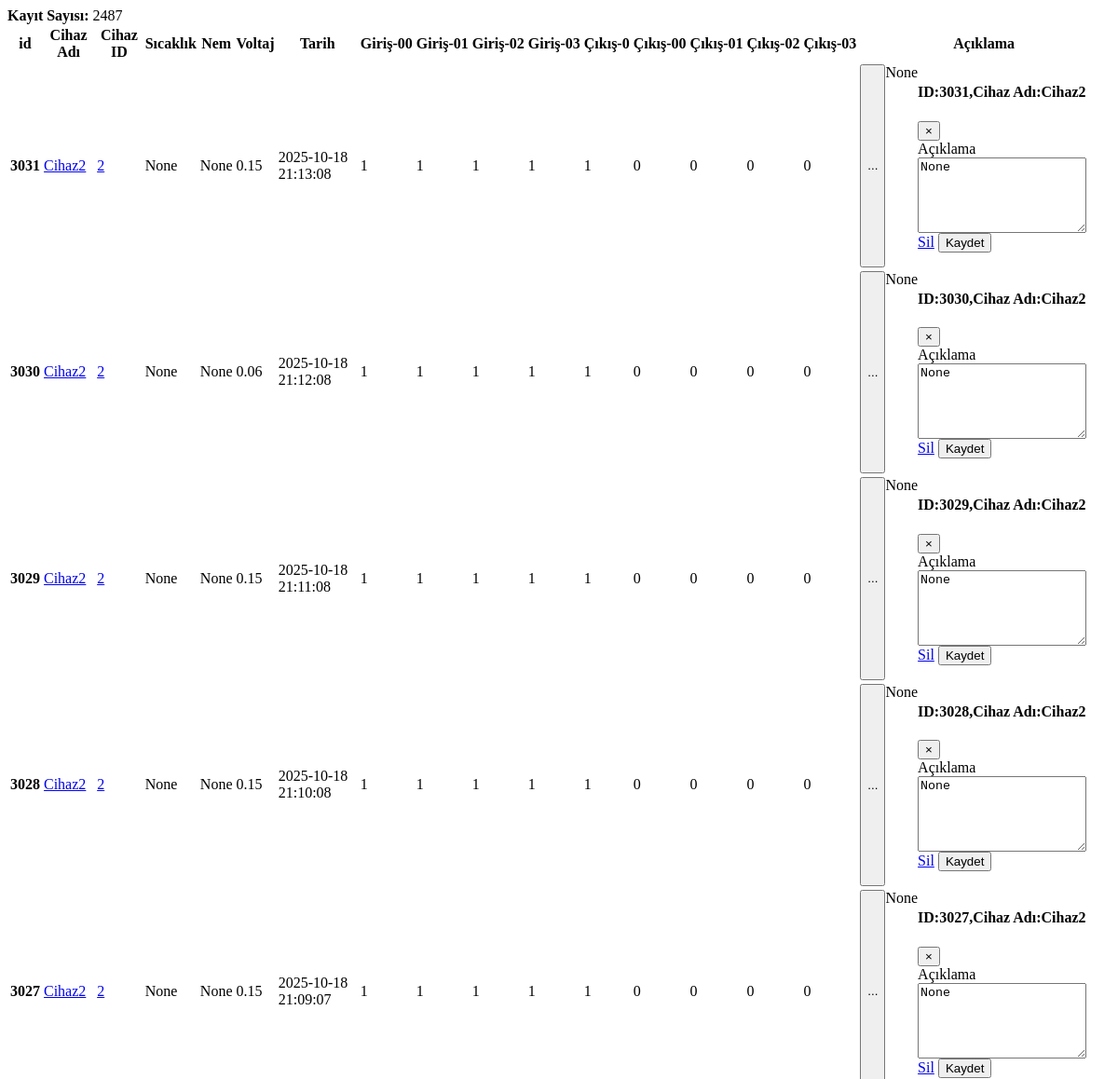
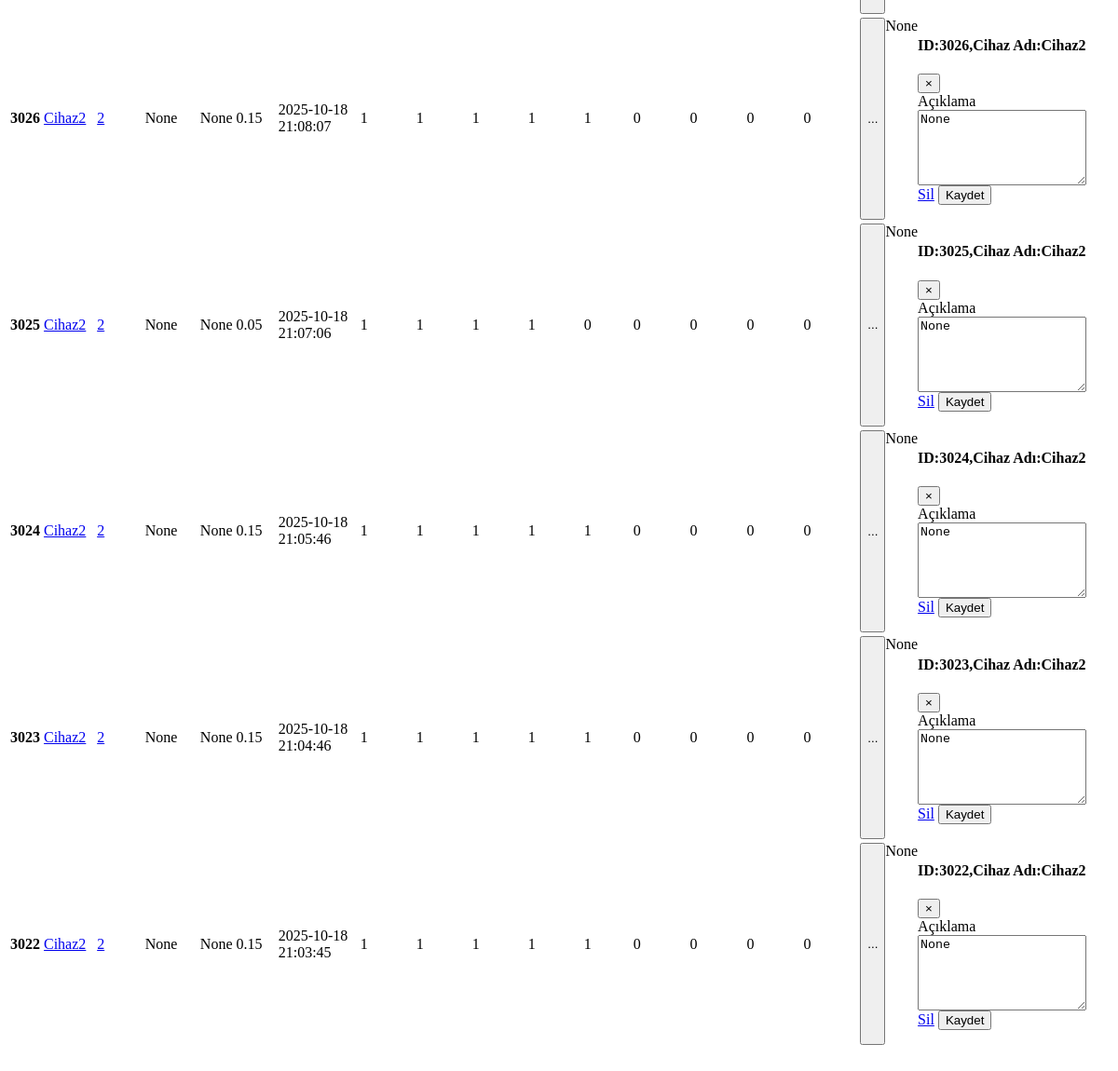
Page /tempList on the earlier database version (2 pictures, top to bottom).
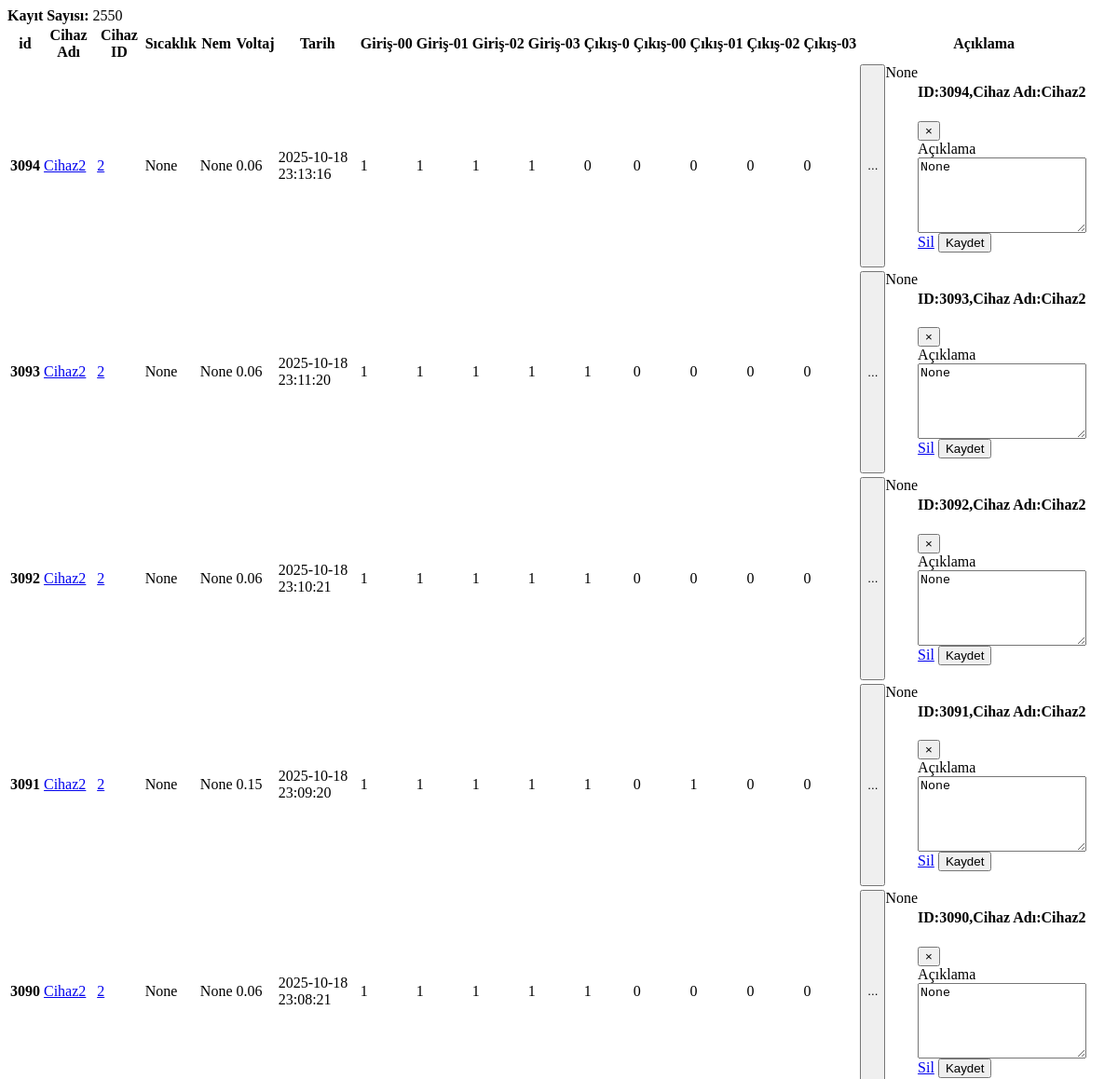
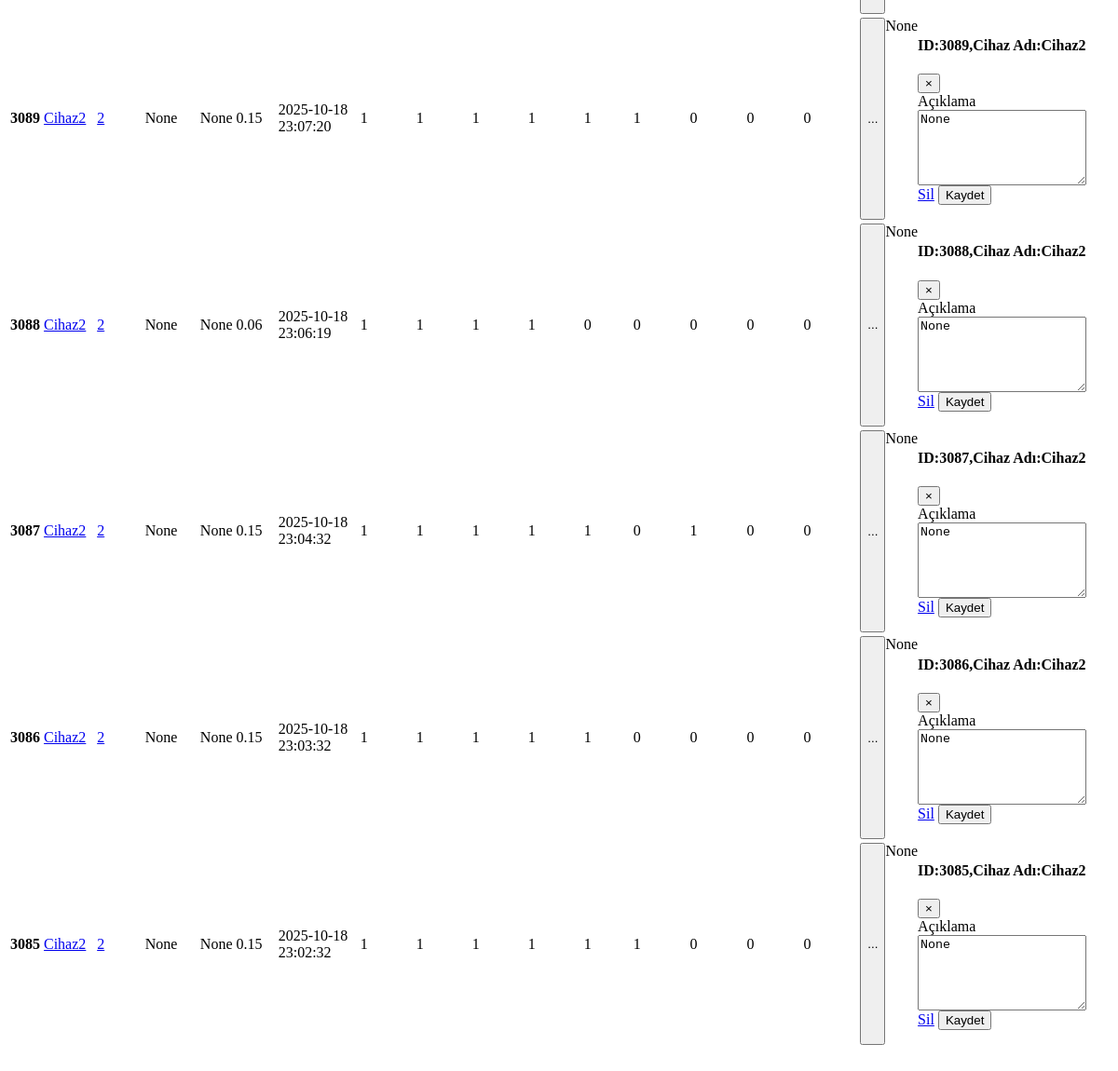
Same page on the later database version (2 pictures, top to bottom).
### app_monitor/models.py (models this page shows, shortened)
class Temperature(models.Model):
    id=models.BigAutoField(primary_key=True,db_column='ID')
    temperature=models.FloatField(blank=True,null=True)
    humidity=models.FloatField(blank=True,null=True)
    volcum=models.FloatField(blank=True,null=True)
    date=models.DateTimeField()
    mail=models.BooleanField(default=False)
    additionalText=models.CharField(blank=True,null=True, max_length=50)
    device_id=models.ForeignKey(Device,on_delete=models.CASCADE,null=True, blank=True)
    device_name=models.CharField(blank=True,null=True, max_length=50)
    cikis0=models.CharField(blank=True,null=True, max_length=5)
    cikis00=models.CharField(blank=True,null=True, max_length=5)
    cikis01=models.CharField(blank=True,null=True, max_length=5)
    cikis02=models.CharField(blank=True,null=True, max_length=5)
    cikis03=models.CharField(blank=True,null=True, max_length=5)
    input00=models.CharField(blank=True,null=True, max_length=1)
    input01=models.CharField(blank=True,null=True, max_length=1)
    input02=models.CharField(blank=True,null=True, max_length=1)
    input03=models.CharField(blank=True,null=True, max_length=1)
    tag_id=models.ForeignKey(RFID_Kisi,on_delete=models.CASCADE,null=True,blank=True)
    staff_name=models.CharField(blank=True,null=True, max_length=30)

class Device(models.Model):
    device_id=models.IntegerField(primary_key=True,db_column='ID')
    device_name=models.CharField(blank=True,null=True, max_length=20)
    device_ip=models.CharField(blank=True,null=True, max_length=20)
    device_port=models.IntegerField(blank=True,null=True)
    device_function=models.CharField(blank=True,null=True, max_length=20)
    device_state=models.BooleanField(blank=True,null=True,default=False) #241225
    def __str__(self):
        return(f"{self.device_id}")

### app_monitor/views.py (the view)
# urls.py: path('tempList',tempList,name="tempList"),
def tempList(request):
    tempsajax = Temperature.objects.order_by('-id')[:10]
    deviceAll = Temperature.objects.order_by('-id')
    kayit_sayisi_total_ajax = Temperature.objects.count()
    cihaz_isimleri_query=Temperature.objects.values("device_name").distinct()
    cihaz_isimleri=[]
    for cihaz in cihaz_isimleri_query:
        cihaz_isimleri.append(list(cihaz.values())[0]) #cihaz isimlerini dizi olarak elde ettik.
    print("Templist girdi....")
    paginator = Paginator(deviceAll, 10)  # Show 10 contacts per page.
    device_search_count = deviceAll.count()
    page_number = request.GET.get('page')
    devicePaginator = paginator.get_page(page_number)
    tempsajax = paginator.get_page(page_number)
    context=dict(
        tempsajax=tempsajax,
        devicePaginator=devicePaginator,
        kayit_sayisi_total_ajax=kayit_sayisi_total_ajax,
    )
    return render(request, 'app_monitor/temperature_ajax.html', context)

### app_monitor/templates/app_monitor/temperature_ajax.html (shortened to what this page needs)
<b>Kayıt Sayısı: </b>{{kayit_sayisi_total_ajax}} <br>
   <table class="table table-hover">
  <thead>
     <tr>
       <th scope="col">id</th>
       <th scope="col">Cihaz Adı</th>
       <th scope="col">Cihaz ID</th>
       <th scope="col">Sıcaklık</th>
       <th scope="col">Nem</th>
       <th scope="col">Voltaj</th>
       <th scope="col">Tarih</th>
       <th scope="col">Giriş-00</th>
       <th scope="col">Giriş-01</th>
       <th scope="col">Giriş-02</th>
       <th scope="col">Giriş-03</th>
       <th scope="col">Çıkış-0</th>
       <th scope="col">Çıkış-00</th>
       <th scope="col">Çıkış-01</th>
       <th scope="col">Çıkış-02</th>
       <th scope="col">Çıkış-03</th>
       <th scope="col">Açıklama</th>
     </tr>
   </thead>
 <tbody>
 {% for temp in devicePaginator %}
   <tr>
       {% if temp.temperature >= 45 %}
     <th scope="row" style="background-color:#FF0000">{{temp.id}}</th>
     <td style="background-color:#FF0000">{{temp.temperature}}</td>
      <td style="background-color:#FF0000"> {{temp.date|date:'Y-m-d H:i:s'}}</td>
           {% if temp.mailSend == False %}
           <td style="background-color:#FF0000"> {{temp.mailSend}}</td>
           {% else %}
           <td style="background-color:#0000FF"> {{temp.mailSend}}</td>
           {% endif %}
       {% else %}
     <th scope="row" >{{temp.id}}</th>
     <td> <a target="_blank" href="/app_monitor/cihazlar/cihaz_adi={{temp.device_name}}" >{{temp.device_name}}</a> </td>
     <td> <a target="_blank" href="/app_monitor/cihazlar/cihaz_id={{temp.device_id}}" >{{temp.device_id}}</a> </td>
     <td >{{temp.temperature}}</td>
     <td >{{temp.humidity}}</td>
     <td >{{temp.volcum}}</td>
     <td > {{temp.date|date:'Y-m-d H:i:s'}}</td>
     {% if temp.input00 == "0" %} <td style="background-color:orange">{{temp.input00}}</td> {% else %} <td >{{temp.input00}}</td> {% endif %}
     {% if temp.input01 == "0" %} <td style="background-color:orange;">{{temp.input01}}</td> {% else %} <td >{{temp.input01}}</td> {% endif %}
     <td >{{temp.input02}}</td>
     <td >{{temp.input03}}</td>
     <td >{{temp.cikis0}}</td>
     <td >{{temp.cikis00}}</td>
     <td >{{temp.cikis01}}</td>
     <td >{{temp.cikis02}}</td>
     <td >{{temp.cikis03}}</td>
     <td style="display: flex;text-align:start;vertical-align:middle">
      <button type="button" data-bs-toggle="modal" data-bs-target="#modal{{temp.id}}" data-bs-toggle="modal">...</button>
      <span class="d-inline-block text-truncate" style="max-width: 150px;" >{{temp.additionalText}}</span>
      <div class="modal" id="modal{{temp.id}}" data-bs-backdrop="static" tabindex="-1">
        <div class="modal-dialog">
          <div class="modal-content">
            <div class="modal-header">
              <h4 class="modal-title">ID:{{temp.id}},Cihaz Adı:{{temp.device_name}}  </h4>
              <button type="button" class="close" data-bs-dismiss="modal">&times;</button>
            </div>
            <form action="/app_monitor/additional_text">
            <div class="modal-body">
                <div class="mb-3">
                  <label for="acknowledge">Açıklama</label>
                  <textarea class="form-control" name="additional_text" id="additional_text" rows="5" >{{temp.additionalText}}</textarea>
                </div>
              </div>
              <div class="modal-footer">
                <a class="btn btn-secondary" href="/app_monitor/additional_text_sil/{{temp.id}}" > Sil</a>
                <button type="submit" class="btn btn-primary" data-bs-dismiss="modal" id="modal_kaydet">Kaydet </button>
              </div>
            </form>
          </div>
        </div>
      </div>
    </td>
     {% endif %}
   </tr>
 {% endfor %}
 </tbody>
</table>

Differences in the rows shown:
no longer on this page (row unchanged): Temperature: id "3031", device_name "Cihaz2", device_id "2", temperature "None", humidity "None", volcum "0.15", date "2025-10-18 21:13:08", input00 "1", input01 "1", input02 "1", input03 "1", cikis0 "1", cikis00 "0", cikis01 "0", cikis02 "0", cikis03 "0", additionalText "None", additional_text "None"
no longer on this page (row unchanged): Temperature: id "3030", device_name "Cihaz2", device_id "2", temperature "None", humidity "None", volcum "0.06", date "2025-10-18 21:12:08", input00 "1", input01 "1", input02 "1", input03 "1", cikis0 "1", cikis00 "0", cikis01 "0", cikis02 "0", cikis03 "0", additionalText "None", additional_text "None"
no longer on this page (row unchanged): Temperature: id "3029", device_name "Cihaz2", device_id "2", temperature "None", humidity "None", volcum "0.15", date "2025-10-18 21:11:08", input00 "1", input01 "1", input02 "1", input03 "1", cikis0 "1", cikis00 "0", cikis01 "0", cikis02 "0", cikis03 "0", additionalText "None", additional_text "None"
no longer on this page (row unchanged): Temperature: id "3028", device_name "Cihaz2", device_id "2", temperature "None", humidity "None", volcum "0.15", date "2025-10-18 21:10:08", input00 "1", input01 "1", input02 "1", input03 "1", cikis0 "1", cikis00 "0", cikis01 "0", cikis02 "0", cikis03 "0", additionalText "None", additional_text "None"
no longer on this page (row unchanged): Temperature: id "3027", device_name "Cihaz2", device_id "2", temperature "None", humidity "None", volcum "0.15", date "2025-10-18 21:09:07", input00 "1", input01 "1", input02 "1", input03 "1", cikis0 "1", cikis00 "0", cikis01 "0", cikis02 "0", cikis03 "0", additionalText "None", additional_text "None"
no longer on this page (row unchanged): Temperature: id "3026", device_name "Cihaz2", device_id "2", temperature "None", humidity "None", volcum "0.15", date "2025-10-18 21:08:07", input00 "1", input01 "1", input02 "1", input03 "1", cikis0 "1", cikis00 "0", cikis01 "0", cikis02 "0", cikis03 "0", additionalText "None", additional_text "None"
no longer on this page (row unchanged): Temperature: id "3025", device_name "Cihaz2", device_id "2", temperature "None", humidity "None", volcum "0.05", date "2025-10-18 21:07:06", input00 "1", input01 "1", input02 "1", input03 "1", cikis0 "0", cikis00 "0", cikis01 "0", cikis02 "0", cikis03 "0", additionalText "None", additional_text "None"
no longer on this page (row unchanged): Temperature: id "3024", device_name "Cihaz2", device_id "2", temperature "None", humidity "None", volcum "0.15", date "2025-10-18 21:05:46", input00 "1", input01 "1", input02 "1", input03 "1", cikis0 "1", cikis00 "0", cikis01 "0", cikis02 "0", cikis03 "0", additionalText "None", additional_text "None"
no longer on this page (row unchanged): Temperature: id "3023", device_name "Cihaz2", device_id "2", temperature "None", humidity "None", volcum "0.15", date "2025-10-18 21:04:46", input00 "1", input01 "1", input02 "1", input03 "1", cikis0 "1", cikis00 "0", cikis01 "0", cikis02 "0", cikis03 "0", additionalText "None", additional_text "None"
no longer on this page (row unchanged): Temperature: id "3022", device_name "Cihaz2", device_id "2", temperature "None", humidity "None", volcum "0.15", date "2025-10-18 21:03:45", input00 "1", input01 "1", input02 "1", input03 "1", cikis0 "1", cikis00 "0", cikis01 "0", cikis02 "0", cikis03 "0", additionalText "None", additional_text "None"
added Temperature: id "3094", device_name "Cihaz2", device_id "2", temperature "None", humidity "None", volcum "0.06", date "2025-10-18 23:13:16", input00 "1", input01 "1", input02 "1", input03 "1", cikis0 "0", cikis00 "0", cikis01 "0", cikis02 "0", cikis03 "0", additionalText "None", additional_text "None"
added Temperature: id "3093", device_name "Cihaz2", device_id "2", temperature "None", humidity "None", volcum "0.06", date "2025-10-18 23:11:20", input00 "1", input01 "1", input02 "1", input03 "1", cikis0 "1", cikis00 "0", cikis01 "0", cikis02 "0", cikis03 "0", additionalText "None", additional_text "None"
added Temperature: id "3092", device_name "Cihaz2", device_id "2", temperature "None", humidity "None", volcum "0.06", date "2025-10-18 23:10:21", input00 "1", input01 "1", input02 "1", input03 "1", cikis0 "1", cikis00 "0", cikis01 "0", cikis02 "0", cikis03 "0", additionalText "None", additional_text "None"
added Temperature: id "3091", device_name "Cihaz2", device_id "2", temperature "None", humidity "None", volcum "0.15", date "2025-10-18 23:09:20", input00 "1", input01 "1", input02 "1", input03 "1", cikis0 "1", cikis00 "0", cikis01 "1", cikis02 "0", cikis03 "0", additionalText "None", additional_text "None"
added Temperature: id "3090", device_name "Cihaz2", device_id "2", temperature "None", humidity "None", volcum "0.06", date "2025-10-18 23:08:21", input00 "1", input01 "1", input02 "1", input03 "1", cikis0 "1", cikis00 "0", cikis01 "0", cikis02 "0", cikis03 "0", additionalText "None", additional_text "None"
added Temperature: id "3089", device_name "Cihaz2", device_id "2", temperature "None", humidity "None", volcum "0.15", date "2025-10-18 23:07:20", input00 "1", input01 "1", input02 "1", input03 "1", cikis0 "1", cikis00 "1", cikis01 "0", cikis02 "0", cikis03 "0", additionalText "None", additional_text "None"
added Temperature: id "3088", device_name "Cihaz2", device_id "2", temperature "None", humidity "None", volcum "0.06", date "2025-10-18 23:06:19", input00 "1", input01 "1", input02 "1", input03 "1", cikis0 "0", cikis00 "0", cikis01 "0", cikis02 "0", cikis03 "0", additionalText "None", additional_text "None"
added Temperature: id "3087", device_name "Cihaz2", device_id "2", temperature "None", humidity "None", volcum "0.15", date "2025-10-18 23:04:32", input00 "1", input01 "1", input02 "1", input03 "1", cikis0 "1", cikis00 "0", cikis01 "1", cikis02 "0", cikis03 "0", additionalText "None", additional_text "None"
added Temperature: id "3086", device_name "Cihaz2", device_id "2", temperature "None", humidity "None", volcum "0.15", date "2025-10-18 23:03:32", input00 "1", input01 "1", input02 "1", input03 "1", cikis0 "1", cikis00 "0", cikis01 "0", cikis02 "0", cikis03 "0", additionalText "None", additional_text "None"
added Temperature: id "3085", device_name "Cihaz2", device_id "2", temperature "None", humidity "None", volcum "0.15", date "2025-10-18 23:02:32", input00 "1", input01 "1", input02 "1", input03 "1", cikis0 "1", cikis00 "1", cikis01 "0", cikis02 "0", cikis03 "0", additionalText "None", additional_text "None"
Other differences:
{{ kayit_sayisi_total_ajax }}: "2487" → "2550"
